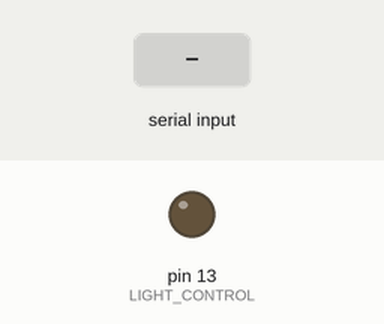
The sketch below on a simulated Arduino Uno, built with avr-gcc and run on an emulated ATmega328P. On the bench: output pins drawn as LEDs (lit = HIGH). The inputs (shaded band) are chosen by the test bench.

Above: at 4.2 s.
4.3 s: "I" received over Serial
At 5.0 s:
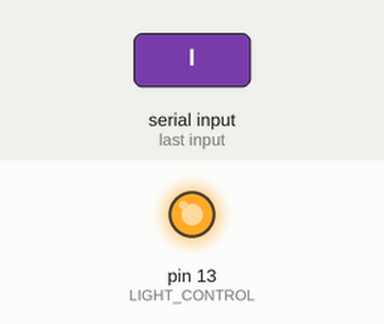
5.8 s: "O" received over Serial
At 6.1 s:
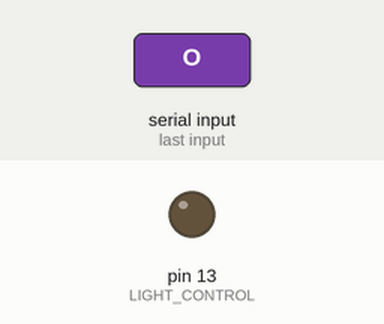
Timing chart, 0 to 8.8 s (numbered marks = the images above; inputs shaded):
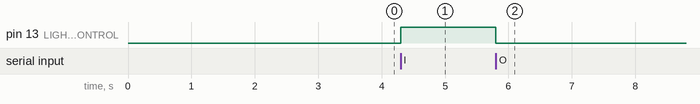

Measured:
- after the input at 4.3 s, pin 13 (LIGHT_CONTROL): LOW → HIGH at once
- after the input at 5.8 s, pin 13 (LIGHT_CONTROL): HIGH → LOW at once

The sketch:

lights.ino
```cpp
const int LIGHT_CONTROL = 13;

void setup() {
  Serial.begin(9600);
  pinMode(LIGHT_CONTROL, OUTPUT);
  digitalWrite(LIGHT_CONTROL, LOW);
  delay(3000);
}

void loop() {

   while (Serial.available() > 0) { //check whether there is some information from the serial (possibly from the agent)
    char c = Serial.read();
    switch (c) {
      case 'I': // Comando para apagar o led de controle
          digitalWrite(LIGHT_CONTROL, HIGH);
        break;
      case 'O': // Comando para apagar o led de controle
          digitalWrite(LIGHT_CONTROL, LOW);
        break;
      default:
        break;
      }
    }
}
```
